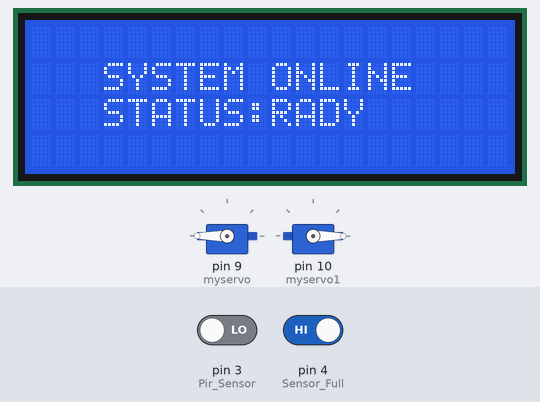
Bench run of a sketch on a simulated Arduino Uno, built with avr-gcc and run on an emulated ATmega328P. On the bench: 20×4 character LCD, 2 × servo. The inputs (shaded band) are chosen by the test bench; at power-on: pin 3 (Pir_Sensor) LOW, pin 4 (Sensor_Full) HIGH.

Above: at 5.3 s.
5.4 s: pin 3 (Pir_Sensor) driven HIGH
At 6.0 s:
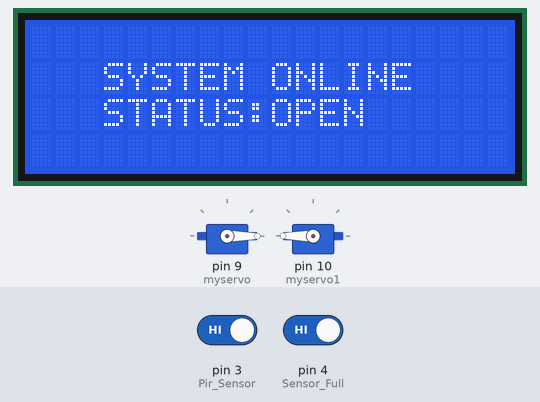
6.9 s: pin 3 (Pir_Sensor) driven LOW
At 9.7 s:
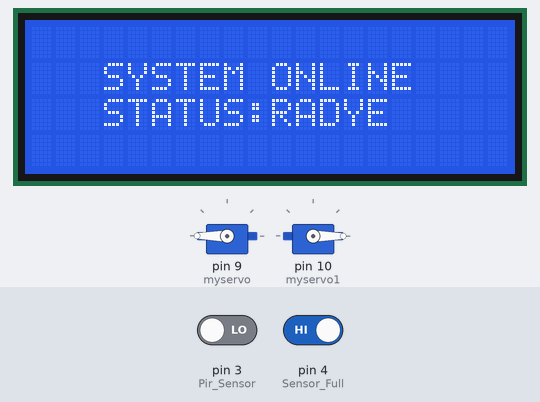
9.9 s: pin 4 (Sensor_Full) driven LOW
At 11.0 s:
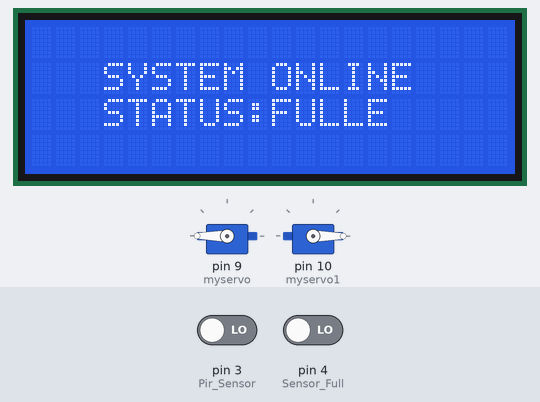
11.4 s: pin 3 (Pir_Sensor) driven HIGH
At 12.2 s:
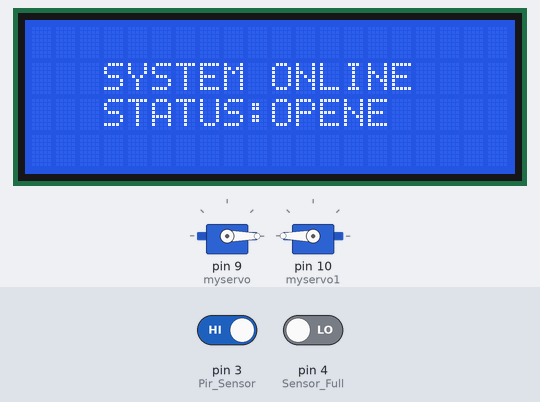
12.9 s: pin 3 (Pir_Sensor) driven LOW and pin 4 (Sensor_Full) driven HIGH
At 16.4 s:
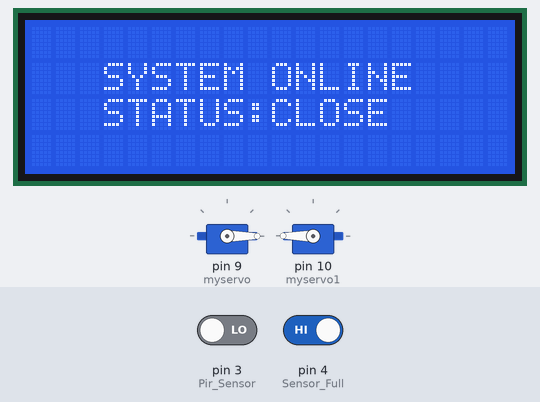
Timing chart, 0 to 18.5 s (numbered marks = the images above; inputs shaded):
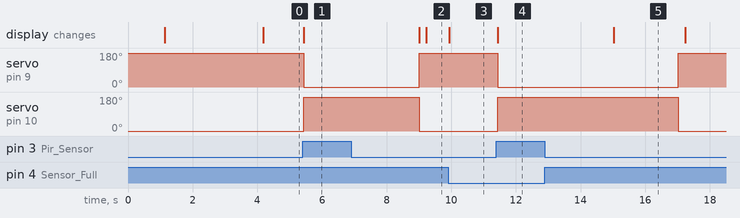

Measured:
- after the input at 5.4 s, servo on pin 9 (myservo): 180° → 0° at once; servo on pin 10 (myservo1): 0° → 180° at once; the display: changes at once (image 1)
- after the input at 6.9 s, servo on pin 9 (myservo): 0° → 180° after 2.1 s; servo on pin 10 (myservo1): 180° → 0° after 2.1 s; the display: first changes after 2.1 s (image 2 shows a later state)
- after the input at 9.9 s, the display: changes after 0.05 s (image 3)
- after the input at 11.4 s, servo on pin 9 (myservo): 180° → 0° after 0.05 s; servo on pin 10 (myservo1): 0° → 180° after 0.05 s; the display: changes after 0.05 s (image 4)
- after the input at 12.9 s, servo on pin 9 (myservo): 0° → 180° after 4.1 s; servo on pin 10 (myservo1): 180° → 0° after 4.1 s; the display: changes after 2.1 s (image 5)

The sketch:

Project_Peet.ino
```cpp
#include <Wire.h>
#include <Servo.h>
#include <LiquidCrystal_I2C.h>
LiquidCrystal_I2C lcd(0x3F, 20, 4);
Servo myservo;
Servo myservo1;
#define Pir_Sensor    3
#define Sensor_Full   4

void setup()
{
/*Set_UNO_R3*/
Serial.begin(9600);

/*Set_LCD*/
lcd.begin();
lcd.backlight();
LCD_Rady();
delay(1000);
lcd.clear();
LCD_Start();
delay(3000);
lcd.clear();
LCD_Rady2();

/*Set_PIR*/
pinMode(Pir_Sensor ,INPUT_PULLUP);
pinMode(Sensor_Full,INPUT_PULLUP);

/*Set_Servo*/
myservo.attach(9);
myservo1.attach(10);
myservo.write(180);
myservo1.write(0);
}
void loop() {
 System();

}
```

Function_System.ino
```cpp
void System()
{
  if(digitalRead(Sensor_Full)==1)
  {
      if(digitalRead(Pir_Sensor)==0)
      {
        LCD_Rady2(); LCD_RADY();
      }
      else
      {
        while(1)
        {
          if(digitalRead(Pir_Sensor)==1)
          {
           LCD_Rady2();
           LCD_OPEN();
           Servo_OPEN();
          }
          else
          {
           delay(2000);
           LCD_Rady2();
           LCD_CLOSE();
           Servo_CLOSE();
           break;
          }
        }
      }
  }
  else
  {
     if(digitalRead(Pir_Sensor)==0)
      {
        LCD_Rady2(); LCD_FULL();
      }
      else
      {
        while(1)
        {
          if(digitalRead(Pir_Sensor)==1)
          {
           LCD_Rady2();
           LCD_OPEN();
           Servo_OPEN();
          }
          else
          {
           delay(2000);
           LCD_Rady2();
           LCD_CLOSE();
           delay(2000);
           Servo_CLOSE();

           break;
          }
        }
      }
  }
}
void Servo_OPEN()
{
  myservo.write(0);
  myservo1.write(180);
  delay(200);
}

void Servo_CLOSE()
{
  myservo.write(180);
  myservo1.write(0);
  delay(200);
}
```

Set_LCD.ino
```cpp
void LCD_Start()
{
lcd.setCursor(5, 0);
lcd.print("SMART BIN");
lcd.setCursor(9, 1);
lcd.print("BY");
lcd.setCursor(0, 2);
lcd.print("Waiyawat 61080502254");
lcd.setCursor(0, 3);
lcd.print("Sakdipat 61080502274");
}

void LCD_Rady()
{
lcd.setCursor(3, 1);
lcd.print("SYSTEM ONLINE");
}

void LCD_Rady2()
{
lcd.setCursor(3, 1);
lcd.print("SYSTEM ONLINE");
lcd.setCursor(3, 2);
lcd.print("STATUS:");
}

void LCD_OPEN()
{
 lcd.setCursor(10, 2);
 lcd.print("OPEN");
}

void LCD_CLOSE()
{
 lcd.setCursor(10, 2);
 lcd.print("CLOSE");
}

void LCD_RADY()
{
 lcd.setCursor(10, 2);
 lcd.print("RADY");
}

void LCD_FULL()
{
 lcd.setCursor(10, 2);
 lcd.print("FULL");
}
```
